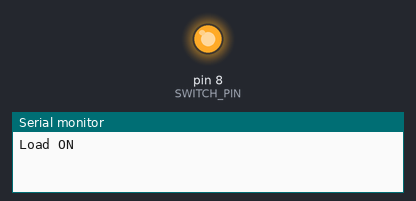
The sketch below on a simulated Arduino Uno, built with avr-gcc and run on an emulated ATmega328P. On the bench: output pins drawn as LEDs (lit = HIGH), the last lines printed to the serial monitor.

Above: at 1.5 s.
At 4.5 s:
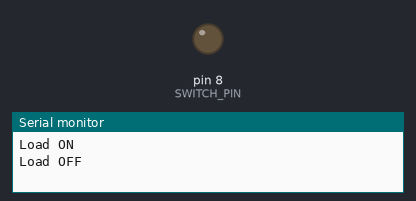
Timing chart, 0 to 7.8 s (numbered marks = the images above):
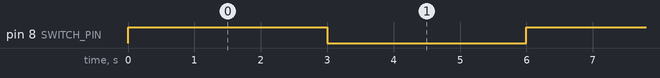

The sketch:

ch10-uno.ino
```cpp
const int SWITCH_PIN = 8;

void setup() {
  Serial.begin(9600);
  pinMode(SWITCH_PIN, OUTPUT);
}

void loop() {
  digitalWrite(SWITCH_PIN, HIGH);   // gate at about 5 V: fully on
  Serial.println("Load ON");
  delay(3000);
  digitalWrite(SWITCH_PIN, LOW);    // gate at 0 V: off
  Serial.println("Load OFF");
  delay(3000);
}
```

Measured:
- by itself, pin 8 (SWITCH_PIN): alternates HIGH for 3.0 s and LOW for 3.0 s
